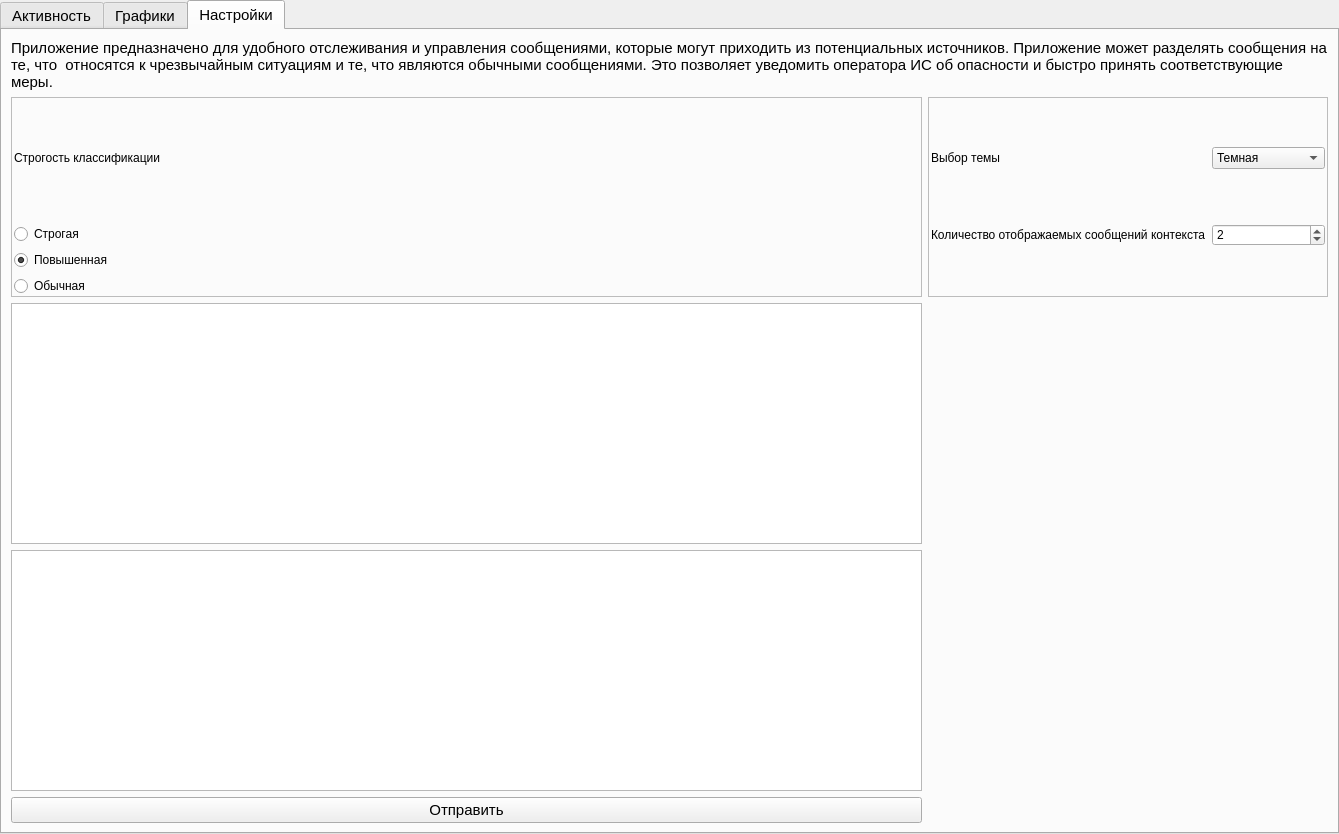
<?xml version="1.0" encoding="UTF-8"?>
<ui version="4.0">
 <class>MainWindow</class>
 <widget class="QMainWindow" name="MainWindow">
  <property name="geometry">
   <rect>
    <x>0</x>
    <y>0</y>
    <width>1339</width>
    <height>834</height>
   </rect>
  </property>
  <property name="font">
   <font>
    <family>MS Shell Dlg 2</family>
    <pointsize>11</pointsize>
    <weight>50</weight>
    <italic>false</italic>
    <bold>false</bold>
   </font>
  </property>
  <property name="windowTitle">
   <string>Главная</string>
  </property>
  <property name="styleSheet">
   <string notr="true">font: 11pt &quot;MS Shell Dlg 2&quot;;</string>
  </property>
  <widget class="QWidget" name="centralwidget">
   <layout class="QGridLayout" name="gridLayout">
    <property name="leftMargin">
     <number>0</number>
    </property>
    <property name="topMargin">
     <number>0</number>
    </property>
    <property name="rightMargin">
     <number>0</number>
    </property>
    <property name="bottomMargin">
     <number>0</number>
    </property>
    <item row="0" column="0">
     <widget class="QTabWidget" name="tabWidget">
      <property name="font">
       <font>
        <family>MS Shell Dlg 2</family>
        <pointsize>11</pointsize>
        <weight>50</weight>
        <italic>false</italic>
        <bold>false</bold>
       </font>
      </property>
      <property name="whatsThis">
       <string>&lt;html&gt;&lt;head/&gt;&lt;body&gt;&lt;p&gt;&lt;br/&gt;&lt;/p&gt;&lt;/body&gt;&lt;/html&gt;</string>
      </property>
      <property name="currentIndex">
       <number>2</number>
      </property>
      <widget class="QWidget" name="activity">
       <attribute name="title">
        <string>Активность</string>
       </attribute>
       <layout class="QGridLayout" name="gridLayout_3">
        <item row="0" column="4">
         <widget class="QComboBox" name="combo_sort">
          <property name="minimumSize">
           <size>
            <width>160</width>
            <height>0</height>
           </size>
          </property>
          <item>
           <property name="text">
            <string>Дате</string>
           </property>
          </item>
          <item>
           <property name="text">
            <string>Отправителю</string>
           </property>
          </item>
          <item>
           <property name="text">
            <string>Названию чата</string>
           </property>
          </item>
          <item>
           <property name="text">
            <string>Вероятности</string>
           </property>
          </item>
         </widget>
        </item>
        <item row="0" column="0">
         <widget class="QCheckBox" name="print_only_unread">
          <property name="minimumSize">
           <size>
            <width>395</width>
            <height>0</height>
           </size>
          </property>
          <property name="text">
           <string>Выводить только непроверенные сообщения</string>
          </property>
         </widget>
        </item>
        <item row="0" column="1">
         <widget class="QCheckBox" name="cancel_sort">
          <property name="text">
           <string>Отменить сортировку по завершенности</string>
          </property>
         </widget>
        </item>
        <item row="1" column="0" colspan="5">
         <widget class="QTabWidget" name="emergency_management">
          <property name="font">
           <font>
            <family>MS Shell Dlg 2</family>
            <pointsize>11</pointsize>
            <weight>50</weight>
            <italic>false</italic>
            <bold>false</bold>
           </font>
          </property>
          <property name="toolTip">
           <string>&lt;html&gt;&lt;head/&gt;&lt;body&gt;&lt;p&gt;Низкая - вероятность ЧС менее 35%&lt;/p&gt;&lt;p&gt;Средняя - вероятность ЧС лежит в интервале [35; 50)&lt;/p&gt;&lt;p&gt;Высокая - вероятность ЧС от 50%&lt;/p&gt;&lt;/body&gt;&lt;/html&gt;</string>
          </property>
          <property name="currentIndex">
           <number>0</number>
          </property>
          <widget class="QWidget" name="tab_high_proba">
           <attribute name="title">
            <string>Высокая вероятность ЧС</string>
           </attribute>
           <layout class="QGridLayout" name="gridLayout_4">
            <property name="leftMargin">
             <number>0</number>
            </property>
            <property name="topMargin">
             <number>0</number>
            </property>
            <property name="rightMargin">
             <number>0</number>
            </property>
            <property name="bottomMargin">
             <number>0</number>
            </property>
            <item row="1" column="0">
             <widget class="QTableWidget" name="table_high">
              <property name="font">
               <font>
                <family>MS Shell Dlg 2</family>
                <pointsize>11</pointsize>
                <weight>50</weight>
                <italic>false</italic>
                <bold>false</bold>
               </font>
              </property>
              <property name="styleSheet">
               <string notr="true"/>
              </property>
              <property name="frameShadow">
               <enum>QFrame::Sunken</enum>
              </property>
              <property name="lineWidth">
               <number>1</number>
              </property>
              <property name="sizeAdjustPolicy">
               <enum>QAbstractScrollArea::AdjustToContents</enum>
              </property>
              <property name="editTriggers">
               <set>QAbstractItemView::AnyKeyPressed|QAbstractItemView::DoubleClicked|QAbstractItemView::EditKeyPressed</set>
              </property>
              <property name="sortingEnabled">
               <bool>false</bool>
              </property>
              <attribute name="horizontalHeaderCascadingSectionResizes">
               <bool>false</bool>
              </attribute>
              <attribute name="horizontalHeaderMinimumSectionSize">
               <number>55</number>
              </attribute>
              <attribute name="horizontalHeaderDefaultSectionSize">
               <number>125</number>
              </attribute>
              <attribute name="horizontalHeaderHighlightSections">
               <bool>true</bool>
              </attribute>
              <attribute name="horizontalHeaderStretchLastSection">
               <bool>false</bool>
              </attribute>
              <attribute name="verticalHeaderCascadingSectionResizes">
               <bool>false</bool>
              </attribute>
              <attribute name="verticalHeaderDefaultSectionSize">
               <number>50</number>
              </attribute>
              <attribute name="verticalHeaderShowSortIndicator" stdset="0">
               <bool>false</bool>
              </attribute>
              <attribute name="verticalHeaderStretchLastSection">
               <bool>false</bool>
              </attribute>
             </widget>
            </item>
           </layout>
          </widget>
          <widget class="QWidget" name="tab_medium_proba">
           <attribute name="title">
            <string>Средняя вероятность ЧС</string>
           </attribute>
           <layout class="QGridLayout" name="gridLayout_5">
            <property name="leftMargin">
             <number>0</number>
            </property>
            <property name="topMargin">
             <number>0</number>
            </property>
            <property name="rightMargin">
             <number>0</number>
            </property>
            <property name="bottomMargin">
             <number>0</number>
            </property>
            <item row="0" column="0">
             <widget class="QTableWidget" name="table_medium">
              <property name="font">
               <font>
                <family>MS Shell Dlg 2</family>
                <pointsize>11</pointsize>
                <weight>50</weight>
                <italic>false</italic>
                <bold>false</bold>
               </font>
              </property>
              <property name="frameShadow">
               <enum>QFrame::Sunken</enum>
              </property>
              <property name="lineWidth">
               <number>1</number>
              </property>
              <property name="sizeAdjustPolicy">
               <enum>QAbstractScrollArea::AdjustToContents</enum>
              </property>
              <property name="sortingEnabled">
               <bool>false</bool>
              </property>
              <attribute name="horizontalHeaderCascadingSectionResizes">
               <bool>false</bool>
              </attribute>
              <attribute name="horizontalHeaderMinimumSectionSize">
               <number>55</number>
              </attribute>
              <attribute name="horizontalHeaderDefaultSectionSize">
               <number>125</number>
              </attribute>
              <attribute name="horizontalHeaderHighlightSections">
               <bool>true</bool>
              </attribute>
              <attribute name="horizontalHeaderStretchLastSection">
               <bool>false</bool>
              </attribute>
              <attribute name="verticalHeaderCascadingSectionResizes">
               <bool>false</bool>
              </attribute>
              <attribute name="verticalHeaderDefaultSectionSize">
               <number>50</number>
              </attribute>
              <attribute name="verticalHeaderStretchLastSection">
               <bool>false</bool>
              </attribute>
             </widget>
            </item>
           </layout>
          </widget>
          <widget class="QWidget" name="tab_low_proba">
           <attribute name="title">
            <string>Низкая вероятность ЧС</string>
           </attribute>
           <layout class="QGridLayout" name="gridLayout_6">
            <property name="leftMargin">
             <number>0</number>
            </property>
            <property name="topMargin">
             <number>0</number>
            </property>
            <property name="rightMargin">
             <number>0</number>
            </property>
            <property name="bottomMargin">
             <number>0</number>
            </property>
            <item row="1" column="0">
             <widget class="QTableWidget" name="table_low">
              <property name="font">
               <font>
                <family>MS Shell Dlg 2</family>
                <pointsize>11</pointsize>
                <weight>50</weight>
                <italic>false</italic>
                <bold>false</bold>
               </font>
              </property>
              <property name="frameShadow">
               <enum>QFrame::Sunken</enum>
              </property>
              <property name="lineWidth">
               <number>1</number>
              </property>
              <property name="sizeAdjustPolicy">
               <enum>QAbstractScrollArea::AdjustToContents</enum>
              </property>
              <property name="editTriggers">
               <set>QAbstractItemView::AnyKeyPressed|QAbstractItemView::DoubleClicked|QAbstractItemView::EditKeyPressed</set>
              </property>
              <property name="sortingEnabled">
               <bool>false</bool>
              </property>
              <attribute name="horizontalHeaderCascadingSectionResizes">
               <bool>false</bool>
              </attribute>
              <attribute name="horizontalHeaderMinimumSectionSize">
               <number>55</number>
              </attribute>
              <attribute name="horizontalHeaderDefaultSectionSize">
               <number>125</number>
              </attribute>
              <attribute name="horizontalHeaderHighlightSections">
               <bool>true</bool>
              </attribute>
              <attribute name="horizontalHeaderStretchLastSection">
               <bool>false</bool>
              </attribute>
              <attribute name="verticalHeaderCascadingSectionResizes">
               <bool>false</bool>
              </attribute>
              <attribute name="verticalHeaderDefaultSectionSize">
               <number>50</number>
              </attribute>
              <attribute name="verticalHeaderStretchLastSection">
               <bool>false</bool>
              </attribute>
             </widget>
            </item>
           </layout>
          </widget>
         </widget>
        </item>
        <item row="0" column="3">
         <widget class="QLabel" name="label_5">
          <property name="maximumSize">
           <size>
            <width>150</width>
            <height>16777215</height>
           </size>
          </property>
          <property name="text">
           <string>Сортировать по</string>
          </property>
         </widget>
        </item>
        <item row="2" column="4">
         <widget class="QPushButton" name="btn_create_doc">
          <property name="text">
           <string>Сформировать отчёт</string>
          </property>
         </widget>
        </item>
        <item row="2" column="3">
         <widget class="QPushButton" name="btn_update_table">
          <property name="text">
           <string>Обновить</string>
          </property>
         </widget>
        </item>
       </layout>
      </widget>
      <widget class="QWidget" name="graph">
       <attribute name="title">
        <string>Графики</string>
       </attribute>
       <layout class="QGridLayout" name="gridLayout_7">
        <item row="0" column="0">
         <layout class="QVBoxLayout" name="verticalLayout_3">
          <item>
           <widget class="QFrame" name="frame">
            <property name="sizePolicy">
             <sizepolicy hsizetype="Preferred" vsizetype="Minimum">
              <horstretch>0</horstretch>
              <verstretch>0</verstretch>
             </sizepolicy>
            </property>
            <property name="minimumSize">
             <size>
              <width>500</width>
              <height>450</height>
             </size>
            </property>
            <property name="maximumSize">
             <size>
              <width>500</width>
              <height>450</height>
             </size>
            </property>
            <property name="styleSheet">
             <string notr="true">QFrame#frame {border: 1px solid rgb(188, 188, 188) ;}
</string>
            </property>
            <property name="frameShape">
             <enum>QFrame::StyledPanel</enum>
            </property>
            <property name="frameShadow">
             <enum>QFrame::Raised</enum>
            </property>
            <layout class="QHBoxLayout" name="horizontalLayout">
             <property name="spacing">
              <number>0</number>
             </property>
             <property name="leftMargin">
              <number>0</number>
             </property>
             <property name="topMargin">
              <number>0</number>
             </property>
             <property name="rightMargin">
              <number>0</number>
             </property>
             <property name="bottomMargin">
              <number>0</number>
             </property>
             <item>
              <widget class="QCalendarWidget" name="calendarWidget">
               <property name="sizePolicy">
                <sizepolicy hsizetype="Preferred" vsizetype="Minimum">
                 <horstretch>0</horstretch>
                 <verstretch>0</verstretch>
                </sizepolicy>
               </property>
               <property name="minimumSize">
                <size>
                 <width>0</width>
                 <height>0</height>
                </size>
               </property>
               <property name="maximumSize">
                <size>
                 <width>500</width>
                 <height>450</height>
                </size>
               </property>
               <property name="font">
                <font>
                 <family>MS Shell Dlg 2</family>
                 <pointsize>11</pointsize>
                 <weight>50</weight>
                 <italic>false</italic>
                 <bold>false</bold>
                </font>
               </property>
              </widget>
             </item>
            </layout>
           </widget>
          </item>
          <item>
           <layout class="QGridLayout" name="gridLayout_10">
            <item row="1" column="0">
             <widget class="QDateTimeEdit" name="dt_begin"/>
            </item>
            <item row="1" column="1">
             <widget class="QDateTimeEdit" name="dt_end"/>
            </item>
            <item row="0" column="0">
             <widget class="QCheckBox" name="check_all_date">
              <property name="text">
               <string>За всё время</string>
              </property>
             </widget>
            </item>
           </layout>
          </item>
          <item>
           <widget class="QWidget" name="widget" native="true">
            <property name="minimumSize">
             <size>
              <width>0</width>
              <height>125</height>
             </size>
            </property>
            <property name="styleSheet">
             <string notr="true">QWidget#widget {border: 1px solid rgb(188, 188, 188) ;}
</string>
            </property>
            <layout class="QVBoxLayout" name="verticalLayout_2">
             <property name="leftMargin">
              <number>2</number>
             </property>
             <property name="topMargin">
              <number>1</number>
             </property>
             <property name="rightMargin">
              <number>1</number>
             </property>
             <property name="bottomMargin">
              <number>1</number>
             </property>
             <item>
              <widget class="QLabel" name="label_3">
               <property name="maximumSize">
                <size>
                 <width>16777215</width>
                 <height>30</height>
                </size>
               </property>
               <property name="font">
                <font>
                 <family>MS Shell Dlg 2</family>
                 <pointsize>11</pointsize>
                 <weight>50</weight>
                 <italic>false</italic>
                 <bold>false</bold>
                </font>
               </property>
               <property name="styleSheet">
                <string notr="true"/>
               </property>
               <property name="text">
                <string>График</string>
               </property>
               <property name="alignment">
                <set>Qt::AlignCenter</set>
               </property>
              </widget>
             </item>
             <item>
              <widget class="QRadioButton" name="radio_pos_neg">
               <property name="font">
                <font>
                 <family>MS Shell Dlg 2</family>
                 <pointsize>11</pointsize>
                 <weight>50</weight>
                 <italic>false</italic>
                 <bold>false</bold>
                </font>
               </property>
               <property name="text">
                <string>Соотношение верно и неверно предсказанных ЧС</string>
               </property>
              </widget>
             </item>
             <item>
              <widget class="QRadioButton" name="radio_count_disaster">
               <property name="font">
                <font>
                 <family>MS Shell Dlg 2</family>
                 <pointsize>11</pointsize>
                 <weight>50</weight>
                 <italic>false</italic>
                 <bold>false</bold>
                </font>
               </property>
               <property name="toolTip">
                <string>&lt;html&gt;&lt;head/&gt;&lt;body&gt;&lt;p&gt;По часам - если выбран один день на календаре&lt;/p&gt;&lt;p&gt;По дням - если выбран диапазон дат&lt;/p&gt;&lt;/body&gt;&lt;/html&gt;</string>
               </property>
               <property name="text">
                <string>Количество ЧC</string>
               </property>
              </widget>
             </item>
            </layout>
           </widget>
          </item>
          <item>
           <layout class="QGridLayout" name="gridLayout_9">
            <item row="0" column="0">
             <widget class="QLabel" name="label_6">
              <property name="text">
               <string>Чат для визуализации</string>
              </property>
             </widget>
            </item>
            <item row="0" column="1">
             <widget class="QComboBox" name="combo_chats">
              <property name="maximumSize">
               <size>
                <width>280</width>
                <height>16777215</height>
               </size>
              </property>
              <item>
               <property name="text">
                <string>Группа Ученическая группа</string>
               </property>
              </item>
             </widget>
            </item>
           </layout>
          </item>
          <item>
           <layout class="QHBoxLayout" name="horizontalLayout_2">
            <item>
             <widget class="QPushButton" name="btn_clear">
              <property name="text">
               <string>Очистить</string>
              </property>
             </widget>
            </item>
            <item>
             <widget class="QPushButton" name="btn_graph">
              <property name="text">
               <string>Построить график</string>
              </property>
             </widget>
            </item>
           </layout>
          </item>
         </layout>
        </item>
        <item row="0" column="1">
         <layout class="QVBoxLayout" name="layout_for_graph"/>
        </item>
       </layout>
      </widget>
      <widget class="QWidget" name="settings">
       <attribute name="title">
        <string>Настройки</string>
       </attribute>
       <layout class="QGridLayout" name="gridLayout_2">
        <item row="0" column="0">
         <widget class="QLabel" name="label_7">
          <property name="text">
           <string>Приложение предназначено для удобного отслеживания и управления сообщениями, которые могут приходить из потенциальных источников. Приложение может разделять сообщения на те, что  относятся к чрезвычайным ситуациям и те, что являются обычными сообщениями. Это позволяет уведомить оператора ИС об опасности и быстро принять соответствующие меры.</string>
          </property>
          <property name="wordWrap">
           <bool>true</bool>
          </property>
         </widget>
        </item>
        <item row="1" column="1">
         <layout class="QVBoxLayout" name="verticalLayout_4"/>
        </item>
        <item row="1" column="0">
         <layout class="QVBoxLayout" name="verticalLayout">
          <item>
           <layout class="QGridLayout" name="gridLayout_8">
            <item row="6" column="0">
             <widget class="QTextEdit" name="message_input">
              <property name="font">
               <font>
                <family>MS Shell Dlg 2</family>
                <pointsize>11</pointsize>
                <weight>50</weight>
                <italic>false</italic>
                <bold>false</bold>
               </font>
              </property>
             </widget>
            </item>
            <item row="7" column="0">
             <widget class="QPushButton" name="btn_send">
              <property name="font">
               <font>
                <family>MS Shell Dlg 2</family>
                <pointsize>11</pointsize>
                <weight>50</weight>
                <italic>false</italic>
                <bold>false</bold>
               </font>
              </property>
              <property name="text">
               <string>Отправить</string>
              </property>
             </widget>
            </item>
            <item row="5" column="0">
             <widget class="QListWidget" name="result_window">
              <property name="font">
               <font>
                <family>MS Shell Dlg 2</family>
                <pointsize>11</pointsize>
                <weight>50</weight>
                <italic>false</italic>
                <bold>false</bold>
               </font>
              </property>
             </widget>
            </item>
            <item row="2" column="0" rowspan="2">
             <widget class="QFrame" name="frame_2">
              <property name="minimumSize">
               <size>
                <width>0</width>
                <height>0</height>
               </size>
              </property>
              <property name="styleSheet">
               <string notr="true">QFrame#frame_2 {border: 1px solid rgb(188, 188, 188) ;}</string>
              </property>
              <property name="frameShape">
               <enum>QFrame::StyledPanel</enum>
              </property>
              <property name="frameShadow">
               <enum>QFrame::Raised</enum>
              </property>
              <layout class="QVBoxLayout" name="verticalLayout_5">
               <property name="leftMargin">
                <number>2</number>
               </property>
               <property name="topMargin">
                <number>0</number>
               </property>
               <property name="rightMargin">
                <number>2</number>
               </property>
               <property name="bottomMargin">
                <number>0</number>
               </property>
               <item>
                <widget class="QLabel" name="label">
                 <property name="text">
                  <string>Строгость классификации</string>
                 </property>
                </widget>
               </item>
               <item>
                <widget class="QRadioButton" name="NBheavy">
                 <property name="text">
                  <string>Строгая</string>
                 </property>
                </widget>
               </item>
               <item>
                <widget class="QRadioButton" name="NBnormal">
                 <property name="text">
                  <string>Повышенная</string>
                 </property>
                 <property name="checked">
                  <bool>true</bool>
                 </property>
                </widget>
               </item>
               <item>
                <widget class="QRadioButton" name="NBusually">
                 <property name="text">
                  <string>Обычная</string>
                 </property>
                </widget>
               </item>
              </layout>
             </widget>
            </item>
            <item row="2" column="1" rowspan="2">
             <widget class="QFrame" name="frame_3">
              <property name="minimumSize">
               <size>
                <width>400</width>
                <height>200</height>
               </size>
              </property>
              <property name="styleSheet">
               <string notr="true">QFrame#frame_3 {border: 1px solid rgb(188, 188, 188) ;}</string>
              </property>
              <property name="frameShape">
               <enum>QFrame::StyledPanel</enum>
              </property>
              <property name="frameShadow">
               <enum>QFrame::Raised</enum>
              </property>
              <layout class="QGridLayout" name="gridLayout_11">
               <property name="leftMargin">
                <number>2</number>
               </property>
               <property name="topMargin">
                <number>0</number>
               </property>
               <property name="rightMargin">
                <number>2</number>
               </property>
               <property name="bottomMargin">
                <number>0</number>
               </property>
               <item row="3" column="1">
                <widget class="QSpinBox" name="count_context">
                 <property name="minimum">
                  <number>1</number>
                 </property>
                 <property name="maximum">
                  <number>100</number>
                 </property>
                 <property name="value">
                  <number>2</number>
                 </property>
                </widget>
               </item>
               <item row="3" column="0">
                <widget class="QLabel" name="label_4">
                 <property name="text">
                  <string>Количество отображаемых сообщений контекста</string>
                 </property>
                </widget>
               </item>
               <item row="2" column="1">
                <widget class="QComboBox" name="choice_theme">
                 <item>
                  <property name="text">
                   <string>Темная</string>
                  </property>
                 </item>
                 <item>
                  <property name="text">
                   <string>Светлая</string>
                  </property>
                 </item>
                </widget>
               </item>
               <item row="2" column="0">
                <widget class="QLabel" name="label_2">
                 <property name="text">
                  <string>Выбор темы</string>
                 </property>
                </widget>
               </item>
              </layout>
             </widget>
            </item>
           </layout>
          </item>
         </layout>
        </item>
       </layout>
      </widget>
     </widget>
    </item>
   </layout>
  </widget>
 </widget>
 <resources/>
 <connections/>
</ui>
